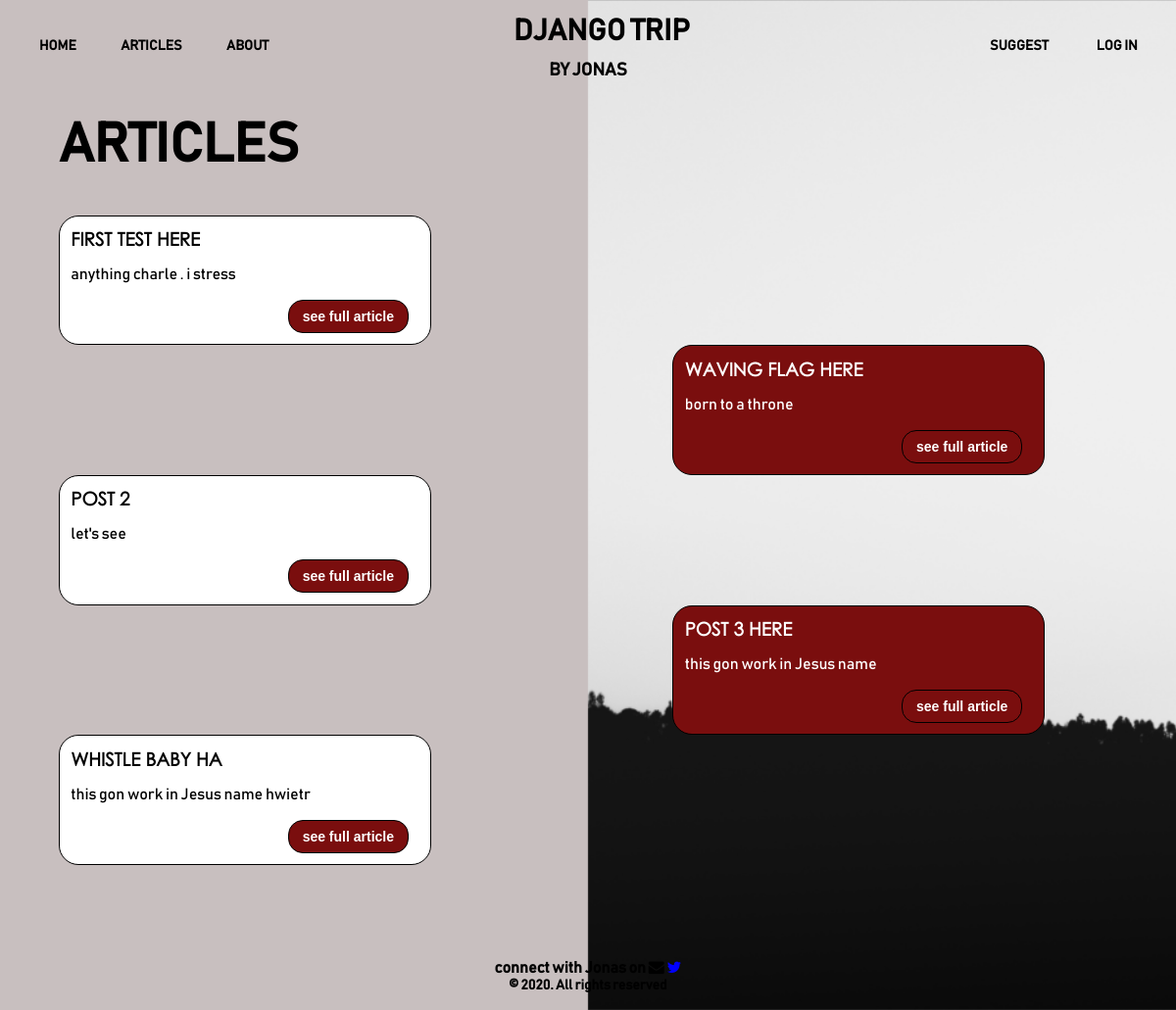
/articles/, run on an earlier commit of the app's database.
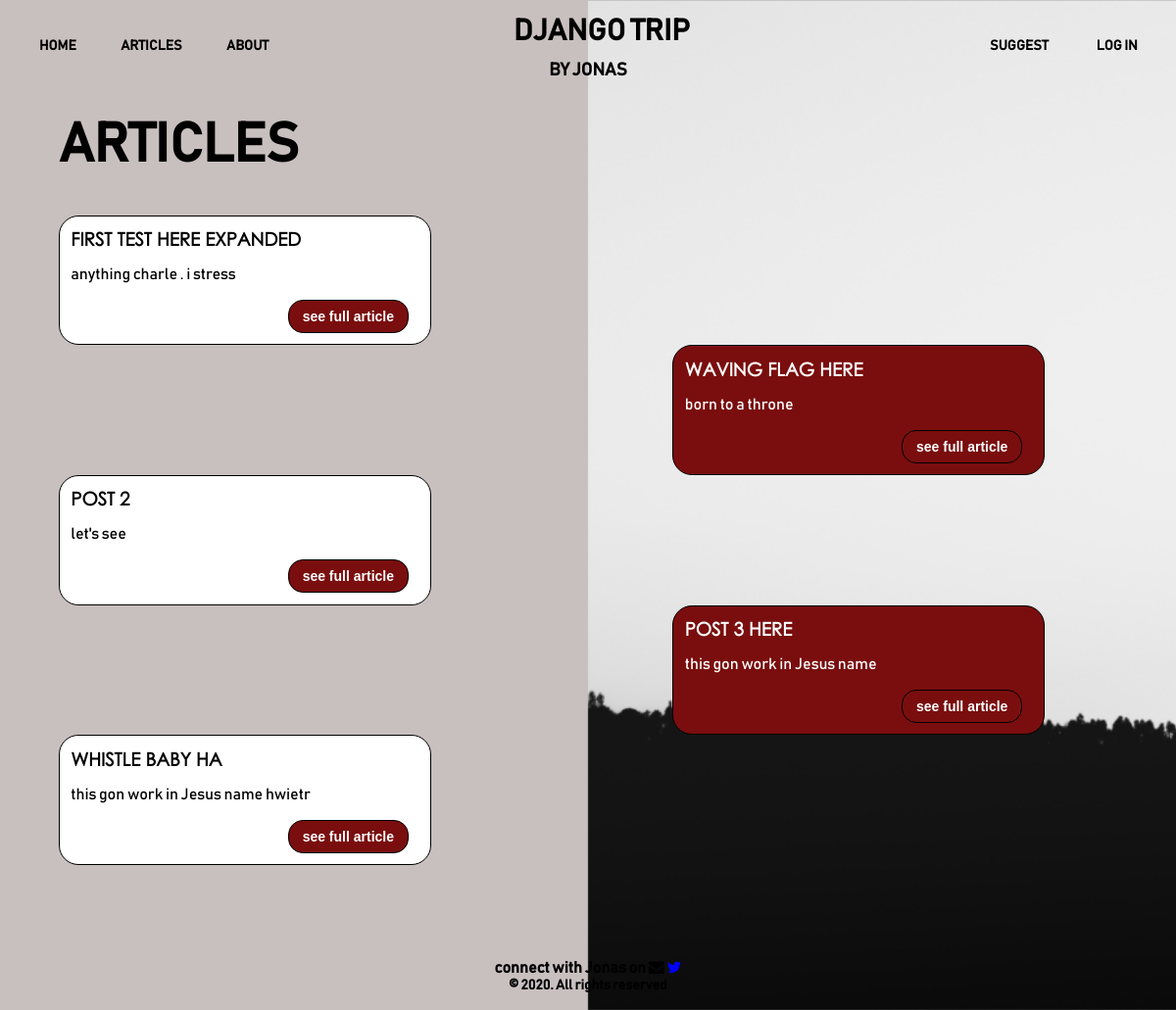
And on a later commit of the database.
### articles/models.py (models this page shows, shortened)
class Article(models.Model):
    def author_default():
        return CustomUser.objects.get(username="Jonas").username
    def slug_default():
        return " "
    title = models.CharField(max_length=144)
    description = models.TextField()
    image = models.ImageField()
    body = models.TextField()
    date = models.DateTimeField(auto_now_add=True)
    author = models.CharField(default=author_default, max_length=144)
    slug = models.SlugField(max_length=255, blank=True, default=slug_default)

### articles/views.py (the view)
# urls.py: path("", ArticleListView.as_view(), name="articles_list"),
class ArticleListView(ListView):
    template_name = "articles_list.html"
    model = Article

### templates/articles_list.html (shortened to what this page needs)
{% load static %}
<head>
  <link rel="stylesheet" type="text/css" href="{% static 'css/base.css' %}" />
  <link rel="stylesheet" type="text/css" href="{% static 'css/articles.css' %}" />
  <link rel="stylesheet" href="{% static 'css/font-awesome.min.css' %}" />
</head>
<body style="background-image: url('/static/img/article-background.png');">
    {% include 'header.html' %}
    <div id='article-list-main-div'>
        <div id='article-heading-div'>
            <div><h1>ARTICLES</h1></div>
        </div>
    <div id='article-outer-div'>
        {% for object in object_list %}
          <div class='article-inner-divs'>
            <div>
            <h3>{{ object.title }}</h3>
            <p>{{ object.description }}</p>
            <div class='button-link-div'>
            <a href="{% url 'article_detail' object.slug %}"><button>see full article</button></a>
            </div>
            </div>
        </div>
        {% endfor %}
    </div>
    </div>
  {% include 'footer.html' %}
</body>
</html>

What changed in the data, as far as the page shows it:
changed Article "anything charle . i stress": title "FIRST TEST HERE" → "FIRST TEST HERE EXPANDED"
